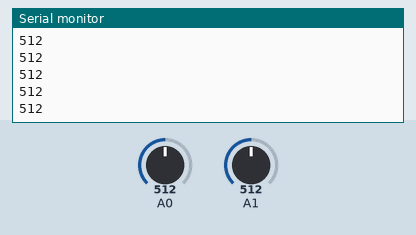
This sketch was run on a simulated Arduino Uno, built with avr-gcc and run on an emulated ATmega328P. Parts: the last lines printed to the serial monitor. Inputs (shaded band) come from the test bench; at power-on: A0 = 512, A1 = 512.

Above: at 1.2 s.
1.3 s: A0 set to 716
At 1.9 s:
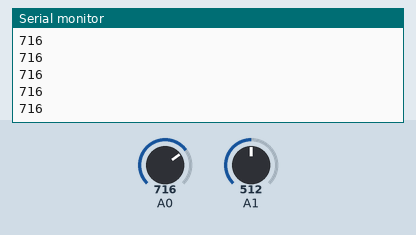
2.8 s: A0 set to 900
At 3.7 s:
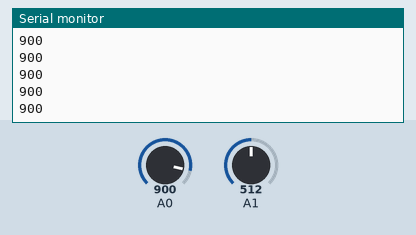
Timing chart, 0 to 5.8 s (numbered marks = the images above; inputs shaded):
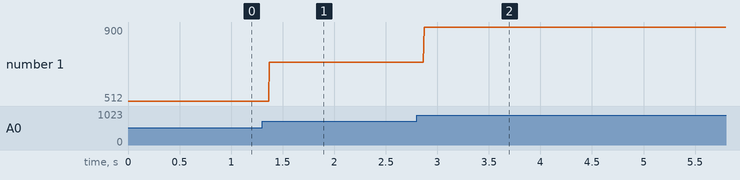

Measured:
- after the input at 1.3 s, the serial monitor: prints a new line after 0.07 s (image 1)
- after the input at 2.8 s, the serial monitor: prints a new line after 0.07 s (image 2)
- plotted number 1: 512 → 716 after the input at 1.3 s, 716 → 900 after the input at 2.8 s

The sketch:

sensmove_double_fsr.ino
```cpp
// (licence header left out)
int firstSensorValue;
int secondSensorValue;

/**
*
* Setup function run once when the program start
*
* @return nothing
*
*/
void setup()
{
	Serial.begin(9600);
}

/**
*
* loop function run again and again
*
* @return nothing
*
*/
void loop()
{
	firstSensorValue = analogRead(0);
	secondSensorValue = analogRead(1);
        Serial.println(analogRead(0));
  	//Serial.println("First sensor value : " + firstSensorValue + " Second sensor : " + secondSensorPin);
}
```
